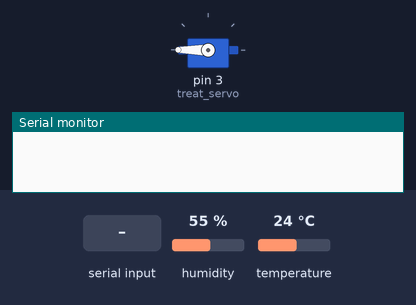
Recording of a sketch running on a simulated Arduino Uno, built with avr-gcc and run on an emulated ATmega328P. On the bench: servo, the last lines printed to the serial monitor. The test bench sets the inputs (shaded band); at power-on: humidity 55 %, temperature 24 °C.

Above: at 3.0 s.
3.1 s: "t\n" received over Serial
At 4.6 s:
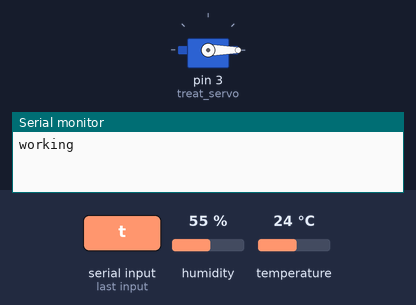
6.1 s: byte 115 ('s') received over Serial
Timing chart, 0 to 9.1 s (numbered marks = the images above; inputs shaded):
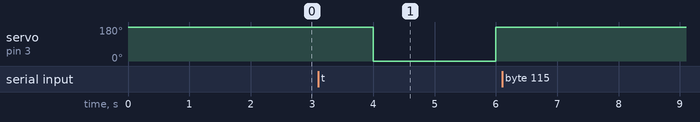

Measured:
- after the input at 3.1 s, servo on pin 3 (treat_servo): 180° → 0° after 0.90 s, → 180° 2.0 s later

The sketch:

dht_with_servo.ino
```cpp
/**
 * Arduino script to sense humidity and temperature with dht sensor. Also has control of servo for treat dispener.
 */

#include "DHT.h"
#include "Servo.h"

#define DHTPIN 2

#define DHTTYPE DHT11

DHT dht(DHTPIN, DHTTYPE);

Servo treat_servo;

int choice = 0;

long interval = 400;
unsigned long timer = 0;

void setup() {
  Serial.begin(9600);

  treat_servo.attach(3);
  treat_servo.write(180);

  dht.begin();
}

void get_input() {
  choice = Serial.read();
}

void sense_dht() {
  // Reading temperature or humidity takes about 250 milliseconds!
  // Sensor readings may also be up to 2 seconds 'old' (its a very slow sensor)
  float h = dht.readHumidity();
  // Read temperature as Celsius (the default)
  float t = dht.readTemperature();
  // Read temperature as Fahrenheit (isFahrenheit = true)
  float f = dht.readTemperature(true);

  // Check if any reads failed and exit early (to try again).
  if (isnan(h) || isnan(t) || isnan(f)) {
    Serial.println("Failed to read from DHT sensor!");
    return;
  }

  // Compute heat index in Fahrenheit (the default)
  float hif = dht.computeHeatIndex(f, h);
  // Compute heat index in Celsius (isFahreheit = false)
  float hic = dht.computeHeatIndex(t, h, false);

  // output data
  Serial.print(h);
  Serial.print(",");
  Serial.print(t);
  Serial.print(",");
  Serial.print(f);
  Serial.print(",");
  Serial.print(hic);
  Serial.print(",");
  Serial.print(hif);
  Serial.print("\n");
}

void give_treat() {
  Serial.println("working");
  treat_servo.write(0);

  timer = millis();
}

void loop() {
  // Wait a few seconds between measurements.
  delay(2000);

  get_input();

  if (choice == 's') {
    sense_dht();
  }
  else if (choice == 't') {
    give_treat();
  }

  unsigned long currentMillis = millis();

  if (currentMillis - timer > interval || choice == 's') {
    treat_servo.write(180);
    choice = 'n';
  }

}
```
